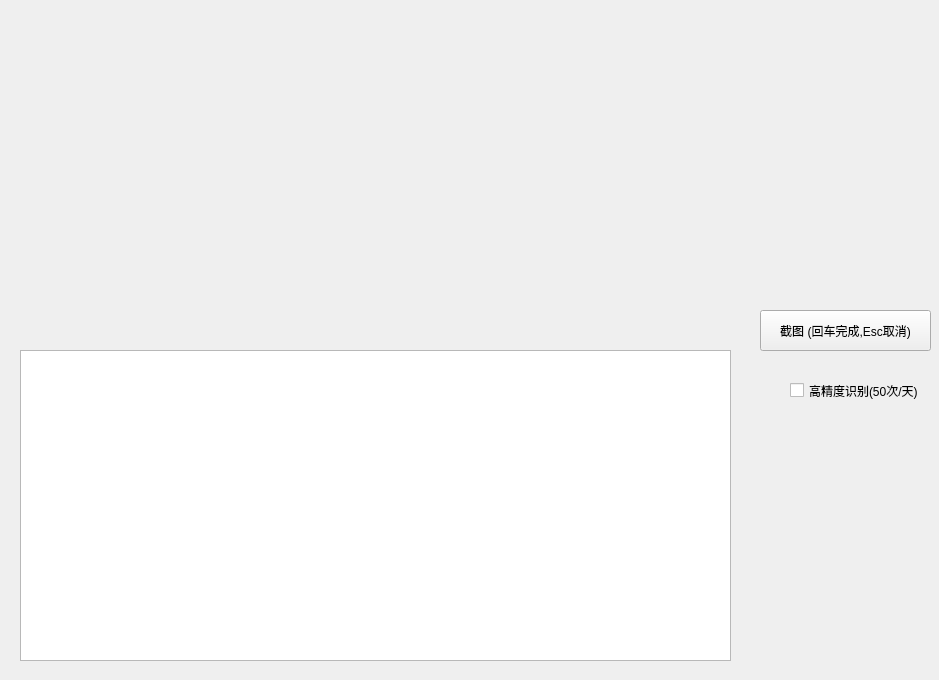
<?xml version="1.0" encoding="UTF-8"?>
<ui version="4.0">
 <class>QOcr</class>
 <widget class="QWidget" name="QOcr">
  <property name="geometry">
   <rect>
    <x>0</x>
    <y>0</y>
    <width>939</width>
    <height>680</height>
   </rect>
  </property>
  <property name="windowTitle">
   <string>QOcr</string>
  </property>
  <widget class="QPushButton" name="pushButton">
   <property name="geometry">
    <rect>
     <x>760</x>
     <y>310</y>
     <width>171</width>
     <height>41</height>
    </rect>
   </property>
   <property name="text">
    <string>截图 (回车完成,Esc取消)</string>
   </property>
  </widget>
  <widget class="QLabel" name="label">
   <property name="geometry">
    <rect>
     <x>20</x>
     <y>30</y>
     <width>701</width>
     <height>281</height>
    </rect>
   </property>
   <property name="text">
    <string/>
   </property>
  </widget>
  <widget class="QTextEdit" name="OcrOutput">
   <property name="geometry">
    <rect>
     <x>20</x>
     <y>350</y>
     <width>711</width>
     <height>311</height>
    </rect>
   </property>
  </widget>
  <widget class="QCheckBox" name="highAccurate">
   <property name="geometry">
    <rect>
     <x>790</x>
     <y>380</y>
     <width>131</width>
     <height>21</height>
    </rect>
   </property>
   <property name="text">
    <string>高精度识别(50次/天)</string>
   </property>
  </widget>
 </widget>
 <layoutdefault spacing="6" margin="11"/>
 <resources/>
 <connections/>
</ui>
